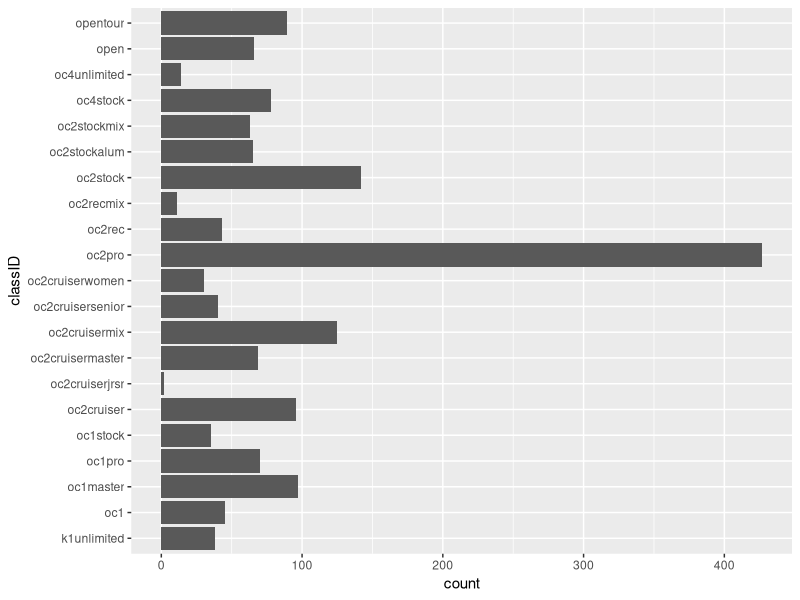

Here is the R script that generated this plot: (Note: this script raises an error after producing the figure.)
## ---- chunk 1
library(tidyverse)
library(readr)
library(dplyr)
library(ggplot2)

clinton_full <- read_csv("phoebechar/canoeing/clinton/full_clinton.csv")
## ---- chunk 2
clinton_full <- clinton_full |> filter(is.na(status))
## ---- chunk 3
clinton_full <- clinton_full |> group_by(year, bib) |> slice(1)
## ---- chunk 4
ggplot(clinton_full, aes(y = classID)) +
  geom_bar()
## ---- chunk 5
ggplot(kenduskeag_full, aes(x = boatType)) +
  geom_bar(colour = "darkslategrey", fill = "darkseagreen")
## ---- chunk 6
ggplot(kenduskeag_full, aes(y = boatType)) +
  geom_bar(colour = "darkslategrey", fill = "darkseagreen")
## ---- chunk 7
ggplot(clinton_full, aes(x = time)) +
  geom_histogram()
## ---- chunk 8
ggplot(kenduskeag_full, aes(x = time)) +
  geom_histogram(bins = 17)
## ---- chunk 9
ggplot(kenduskeag_full, aes(x = time)) +
  geom_histogram() +
  geom_freqpoly()
## ---- chunk 10
ggplot(kenduskeag_full, aes(x = courseID)) +
  geom_bar(position = "fill", aes(fill = boatType))
## ---- chunk 11
kenduskeag_attend <- kenduskeag_full |> group_by(year, bib) |> slice(1) |> ungroup() |> group_by(year) |> summarise(n_boats = n())
## ---- chunk 12
ggplot(kenduskeag_attend, aes(x = year, y = n_boats)) +
  geom_col()
## ---- chunk 13
ggplot(kenduskeag_full, aes(x = boatType, y = time)) +
  geom_violin(color = "hotpink", fill = "pink")
